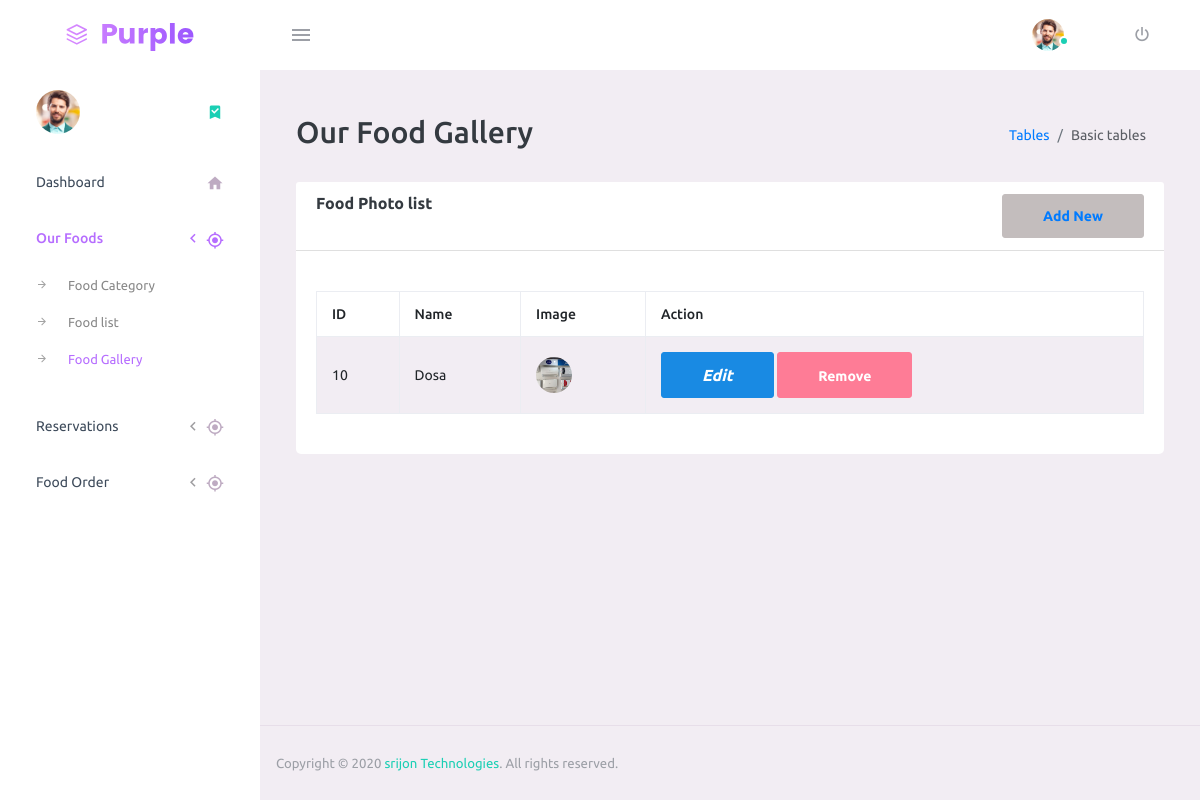
The page /admin/foodgall.php (signed in) on the database as committed earlier.
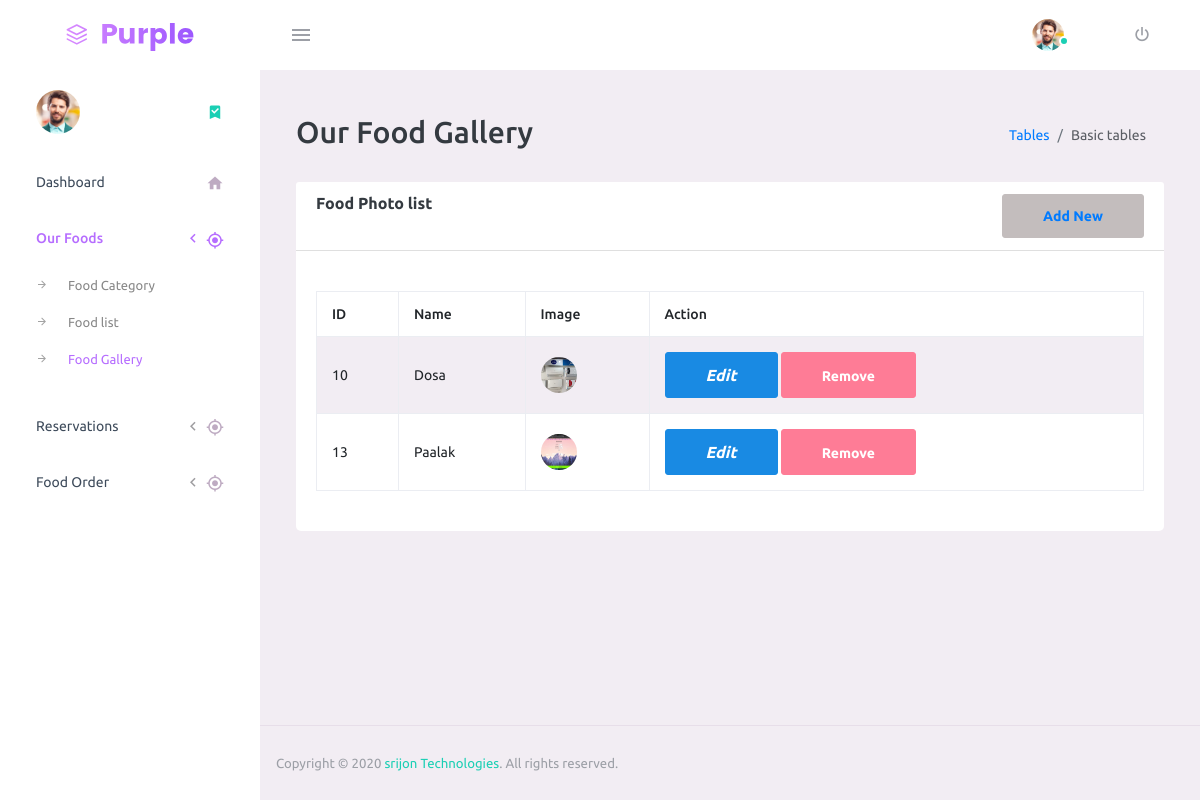
The same page on the database as committed later.
### tables this page shows
CREATE TABLE `foodgallery` (
  `id` int(11) NOT NULL,
  `name` text NOT NULL,
  `image` longtext NOT NULL,
  `category` varchar(255) NOT NULL,
  `price` varchar(255) NOT NULL
);

### admin/foodgall.php (the view, shortened to what this page needs)
<?php
  include('include/config.php');
  $upload_dir = 'images/';
?>
<!DOCTYPE html>
<html lang="en">
<head>
    <link rel="stylesheet" href="vendors/mdi/css/materialdesignicons.min.css">
    <link rel="stylesheet" href="vendors/css/vendor.bundle.base.css">
    <link rel="stylesheet" href="css/style.css">
</head>
<body>
    <div class="container-scroller">
        <?php
        include("include/header.php");
        ?>
        <div class="container-fluid page-body-wrapper">
            <?php
          include("Include/sidebar.php");
          ?>
            <div class="main-panel">
                <div class="content-wrapper">
                    <div class="page-header">
                        <h2> Our Food Gallery </h2>
                        <nav aria-label="breadcrumb">
                            <ol class="breadcrumb">
                                <li class="breadcrumb-item"><a href="#">Tables</a></li>
                                <li class="breadcrumb-item active" aria-current="page">Basic tables</li>
                            </ol>
                        </nav>
                    </div>
                    <div class="row ">
                        <div class="col-md-12 mb-4">
                            <div class="card">
                                <div class="card-header bg-white font-weight-bold">
                                    Food Photo list
                                    <button type="submit" class="btn btn-secondary float-right customs-btn-bd"
                                        data-toggle="modal" data-target="#foodCategory">
                                        <a href="creategallery.php"> Add New </a>
                                    </button>
                                </div>
                                <div class="card-body ">
                                    <div class="row">
                                        <table id="example" class="table table-striped table-bordered"
                                            style="width:100%">
                                            <thead>
                                                <tr>
                                                    <th>ID</th>
                                                    <th>Name</th>
                                                    <th>Image</th>
                                                    <th>Action</th>
                                                </tr>
                                            </thead>
                                            <tbody>
                                                <?php
                            $sql = "select * from foodgallery";
                            $result = mysqli_query($mysqli, $sql);
                    				if(mysqli_num_rows($result)){
                    					while($row = mysqli_fetch_assoc($result)){
                          ?>
                                                <tr>
                                                    <td><?php echo $row['id'] ?></td>
                                                    <td><?php echo $row['name'] ?></td>
                                                    <td><img src="<?php echo $upload_dir.$row['image'] ?>"
                                                            height="100px" width="100px"></td>
                                                    <td>
                                                        <a href="updatefoodgall.php?id=<?php echo $row['id'] ?>"
                                                            class="btn btn-info"><i class="fa fa-user-edit">Edit</i></a>
                                                        <a href="foodgall.php?delete=<?php echo $row['id'] ?>"
                                                            class="btn btn-danger"
                                                            onclick="return confirm('Are you sure to delete this record?')">Remove</a>
                                                    </td>
                                                </tr>
                                                <?php
                              }
                            }
                          ?>
                                            </tbody>
                                        </table>
                                    </div>
                                </div>
                            </div>
                        </div>
                    </div>
                </div>
                <?php
            include("Include/footer.php");
            ?>
            </div>
        </div>
    </div>
</body>
</html>

Rows that differ between the two databases and show on the page:
added foodgallery: id "13", name "Paalak", image (picture)
